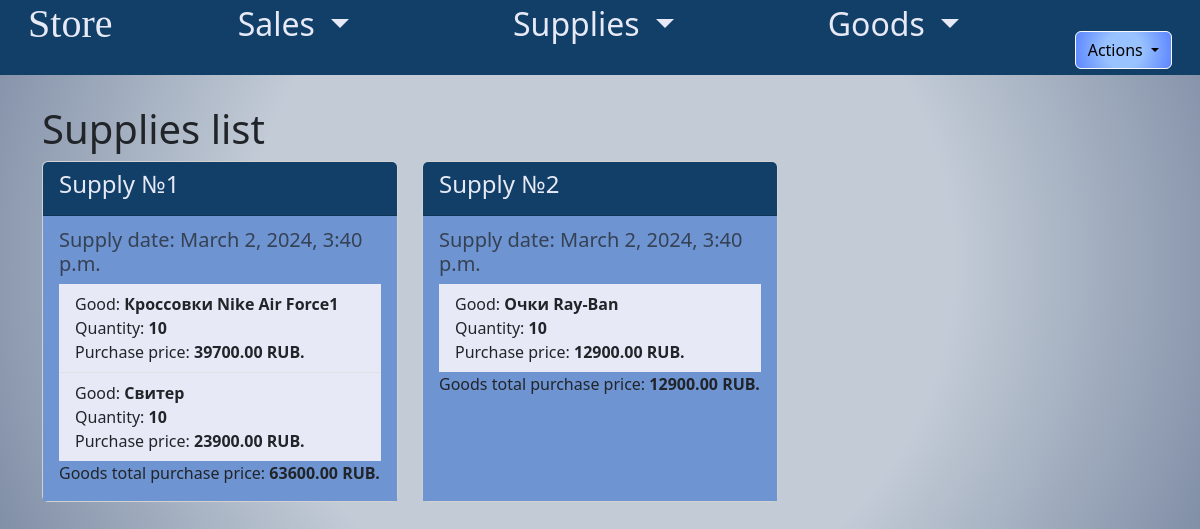
Screenshot of /supply_list/ (signed in) with the database file from the repository.
### app_store/models.py (models this page shows, shortened)
class Supply(models.Model):
    supply_date = models.DateTimeField(auto_now_add=True)
    goods = models.ManyToManyField('Good', through='SupplyGood')
    provider = models.ForeignKey('Provider', on_delete=models.CASCADE, verbose_name='поставщик')
    class Meta:
        db_table = 'supplies'
        verbose_name = 'поставка'
        verbose_name_plural = 'поставки'
    def total_cost(self):
        return sum(good.total_cost() for good in self.supplygood_set.all())

class SupplyGood(models.Model):
    supply = models.ForeignKey(Supply, on_delete=models.CASCADE)
    good = models.ForeignKey('Good', on_delete=models.CASCADE)
    quantity = models.PositiveIntegerField()
    def total_cost(self):
        return self.good.purchase_price * self.quantity

class Good(models.Model):
    name = models.CharField(max_length=25, db_index=True,
                            verbose_name='название товара')
    part_number = models.CharField(max_length=10, verbose_name='артикул', default='')
    category = models.ForeignKey(GoodCategory, on_delete=models.CASCADE,
                                 verbose_name='категория',
                                 null=True)
    selling_price = models.DecimalField(max_digits=10, decimal_places=2,verbose_name='цена продажи')
    purchase_price = models.DecimalField(max_digits=10, decimal_places=2,verbose_name='закупочная цена')
    description = models.TextField(verbose_name='описание товара')
    image = models.ImageField(upload_to='goods/',
                              verbose_name='картинка товара',blank=True, null=True)
    quantity = models.IntegerField(verbose_name='кол-во товара', default=0)
    sold_quantity = models.IntegerField(default=0, verbose_name='кол-во продано')
    manufacturer = models.CharField(max_length=30, verbose_name='производитель')
    class Meta:
        db_table = 'good'
        verbose_name = 'товар'
        verbose_name_plural = 'товары'

### app_store/views.py (the view)
# urls.py: path('supply_list/', SupplyListView.as_view(), name='supply_list'),
class SupplyListView(LoginRequiredMixin, ListView):
    model = Supply
    template_name = 'app_store/supply_list.html'
    context_object_name = 'supplies'

### app_store/templates/app_store/supply_list.html
{% extends 'app_store/base.html' %}
{% load i18n %}
{% block content %}
<div class="container mt-4">
    <h1>{% trans "Список поставок" %}</h1>
    <div class="row">
        {% for supply in supplies %}
        <div class="col-md-4 mb-4">
            <div class="card h-100">
                <div class="card-header" style="background-color: #113f67; color: #e7eaf6;">
                    <h4 class="card-title">{% trans "Поставка" %} №{{ supply.id }}</h4>
                </div>
                <div class="card-body" style="background-color: #6F94D2;">
                    <h5 class="card-subtitle mb-2 text-muted">{% trans "Дата поставки" %}: {{ supply.supply_date }}</h5>
                    <ul class="list-group list-group-flush">
                        {% for good in supply.supplygood_set.all %}
                        <li style="background-color: #e7eaf6;" class="list-group-item">
                            {% trans "Товар" %}: <strong>{{ good.good.name }}</strong><br>
                            {% trans "Количество" %}: <strong>{{ good.quantity }}</strong> <br>
                            {% trans "Закупочная Стоимость" %}: <strong>{{ good.total_cost }} RUB.</strong>
                        </li>
                        {% endfor %}
                    </ul>
                    <p class="card-text">
                        {% trans "Общая закупочная стоимость товаров" %}:<strong> {{ supply.total_cost }} RUB.</strong>
                    </p>
                </div>
            </div>
        </div>
        {% empty %}
        <div class="col-md-12">
            <p>{% trans "Нет поставок" %}.</p>
        </div>
        {% endfor %}
    </div>
</div>
{% endblock %}

### rows the page displays
Supply: id "1", supply_date "March 2, 2024, 3:40 p.m.", total_cost "63600.00"
SupplyGood: good.name "Кроccовки Nike Air Force1", quantity "10", total_cost "39700.00"
SupplyGood: good.name "Свитер", quantity "10", total_cost "23900.00"
Supply: id "2", supply_date "March 2, 2024, 3:40 p.m.", total_cost "12900.00"
SupplyGood: good.name "Очки Ray-Ban", quantity "10", total_cost "12900.00"
